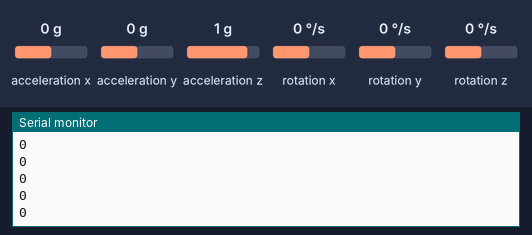
The sketch below on a simulated Arduino Uno, built with avr-gcc and run on an emulated ATmega328P. Parts: the last lines printed to the serial monitor. The test bench sets the inputs (shaded band); at power-on: acceleration x 0 g, acceleration y 0 g, acceleration z 1 g, rotation x 0 °/s, rotation y 0 °/s, rotation z 0 °/s.

Above: at 1.2 s.
1.3 s: acceleration x set to -1.4 g
At 1.37 s:
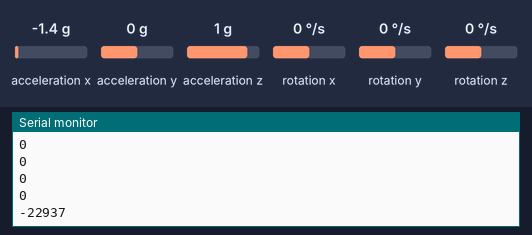
2.8 s: acceleration x set to -0.8 g
At 2.83 s:
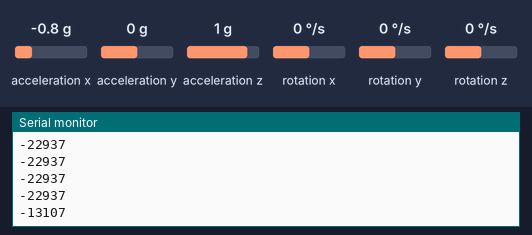
Timing chart, 0 to 5.8 s (numbered marks = the images above; inputs shaded):
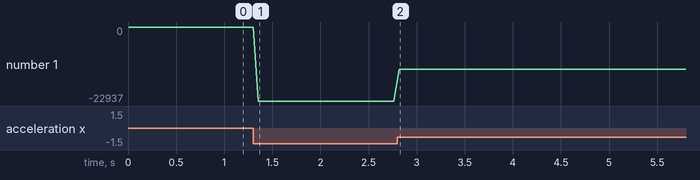

Measured:
- after the input at 1.3 s, the serial monitor: prints a new line after 0.05 s (image 1)
- after the input at 2.8 s, the serial monitor: prints a new line at once (image 2)
- plotted number 1: 0 → -22937 after the input at 1.3 s, -22937 → -13107 after the input at 2.8 s

The sketch:

ivme_ve_gyro.ino
```cpp
#include "Wire.h"
#include "I2Cdev.h"
#include "MPU6050.h"
MPU6050 mpu;
int16_t ax, ay, az;
int16_t gx, gy, gz;

void setup(){
Wire.begin();
Serial.begin(38400);
Serial.println("MPU Baslatiliyor");
mpu.initialize();
Serial.println(mpu.testConnection() ? "Baglandi" : "Baglanti Hatali");
  }

void loop(){
mpu.getMotion6(&ax, &ay, &az, &gx, &gy, &gz);
Serial.println(ax);

delay(50);

}
```
